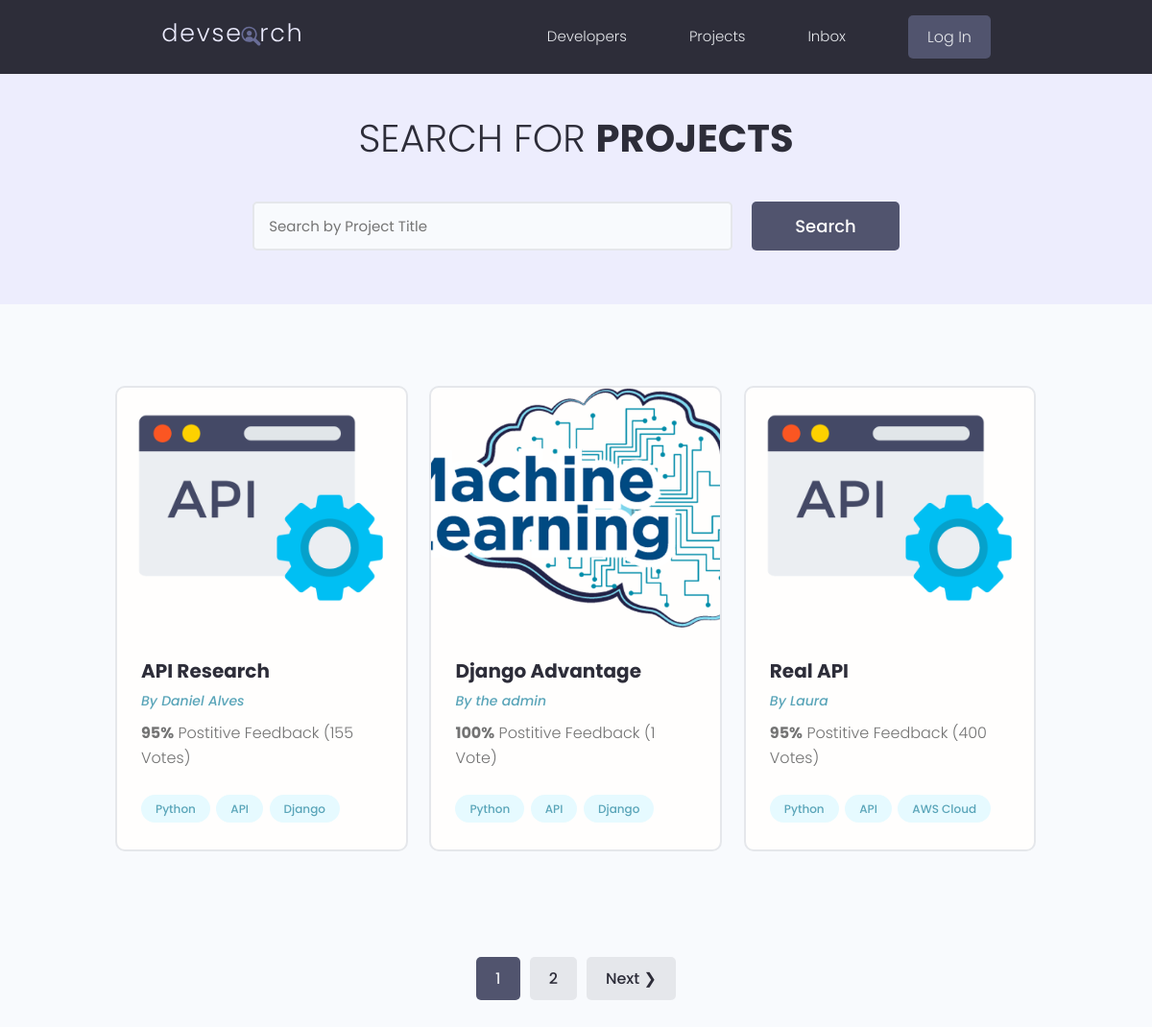
Page /projects/ on the earlier database version.
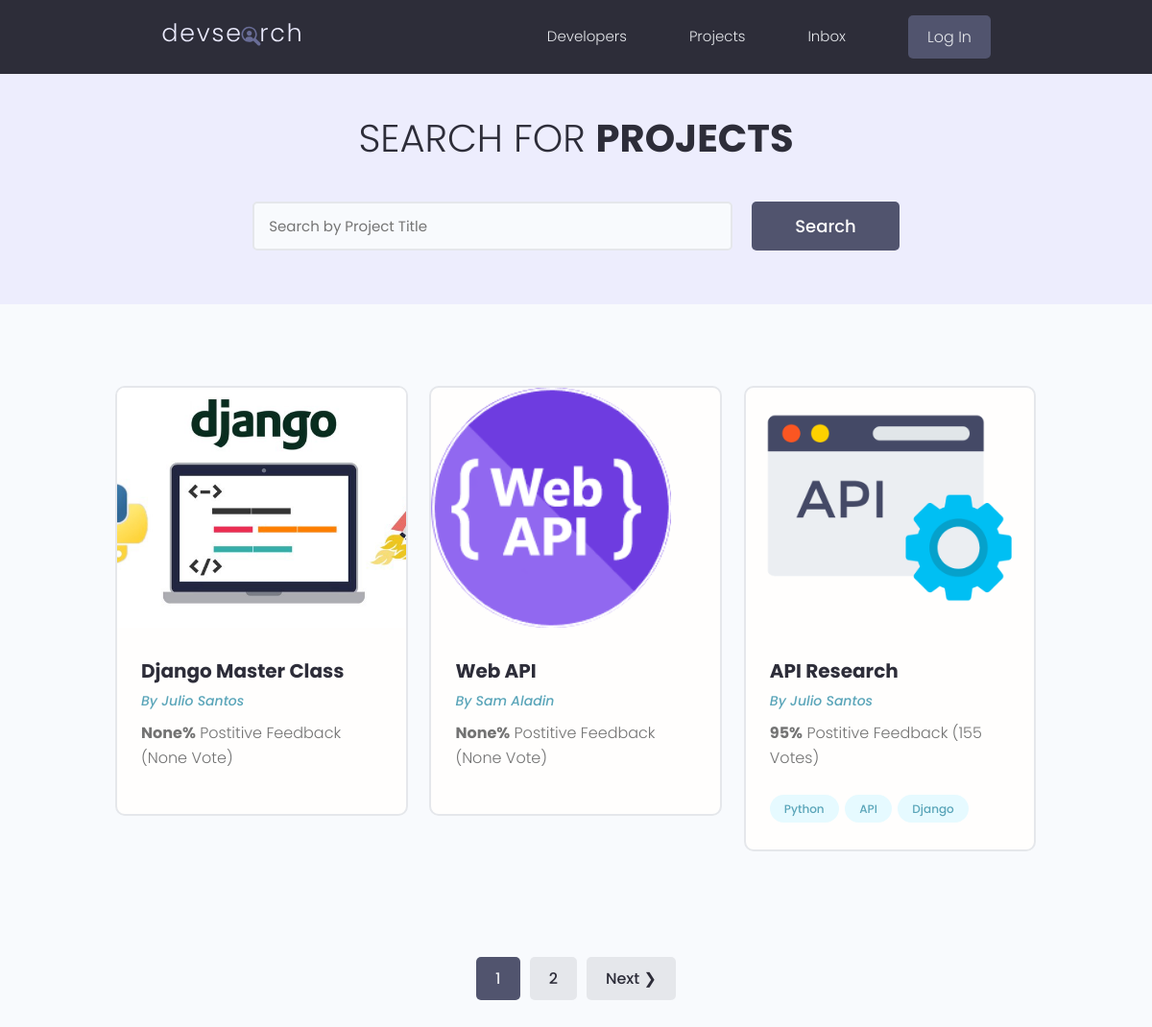
Same page on the later database version.
### projects/models.py (models this page shows, shortened)
class Project(models.Model):
    owner = models.ForeignKey(Profile, null=True, blank=True, on_delete=models.SET_NULL)
    title = models.CharField(max_length=200)
    description = models.TextField(null=True, blank=True)
    featured_image = models.ImageField(null=True, blank=True, default='default.img')
    demo_link = models.CharField(max_length=200, null=True, blank=True)
    source_link = models.CharField(max_length=2000, null=True, blank=True)
    tags = models.ManyToManyField('Tag', blank=True)
    vote_total = models.IntegerField(null=True, blank=True)
    vote_ratio = models.IntegerField(null=True, blank=True)
    created = models.DateTimeField(auto_now_add=True)
    id = models.UUIDField(default=uuid.uuid4, unique=True, primary_key=True, editable=False)
    class Meta:
        ordering = ['-created']

class Tag(models.Model):
    name = models.CharField(max_length=200)
    created = models.DateTimeField(auto_now_add=True)
    id = models.UUIDField(default=uuid.uuid4, unique=True, primary_key=True, editable=False)
    def __str__(self):
        return self.name

### users/models.py (models this page shows, shortened)
class Profile(models.Model):
    user = models.OneToOneField(User, on_delete=models.CASCADE, null=True, blank=True)
    name = models.CharField(max_length=200, blank=True, null=True)
    username = models.CharField(max_length=200, blank=True, null=True)
    email = models.EmailField(max_length=500, blank=True, null=True)
    short_intro = models.CharField(max_length=200, blank=True, null=True)
    bio = models.TextField(blank=True, null=True)
    location = models.CharField(max_length=200, blank=True, null=True)
    skills = models.ManyToManyField('Skill', blank=True)
    profile_image = models.ImageField(null=True, blank=True, upload_to='profiles/', default="profiles/user-default.png")
    social_github = models.CharField(max_length=200, blank=True, null=True)
    social_twitter = models.CharField(max_length=200, blank=True, null=True)
    social_linkedin = models.CharField(max_length=200, blank=True, null=True)
    social_youtube = models.CharField(max_length=200, blank=True, null=True)
    social_website = models.CharField(max_length=200, blank=True, null=True)
    created = models.DateTimeField(auto_now_add=True)
    id = models.UUIDField(default=uuid.uuid4, unique=True, primary_key=True, editable=False)

### projects/views.py (the view)
# urls.py: path('projects/', include('projects.urls')),
def projects(request):
    projects, search_query = search_projects(request)
    custom_range, projects = paginate_projects(request, projects, 3)
    context = {'projects': projects, 'search_query': search_query, 'custom_range': custom_range}
    return render(request, 'projects/projects.html', context)

### projects/utils.py (called while the page is built)
def search_projects(request):
    search_query = ''
    if request.GET.get('search_query'):
        search_query = request.GET.get('search_query')
    tags = Tag.objects.filter(name__icontains=search_query)
    projects = Project.objects.distinct().filter(Q(title__icontains=search_query) |
    Q(description__icontains=search_query) |
    Q(owner__name__icontains=search_query) |
    Q(tags__in=tags))
    return projects, search_query

def paginate_projects(request, projects, results):
    page = request.GET.get('page')
    paginator = Paginator(projects, results)
    try:
        projects = paginator.page(page)
    except PageNotAnInteger:
        page = 1
        projects = paginator.page(page)
    except EmptyPage:
        page = paginator.num_pages
        projects = paginator.page(page)
    left_index = (int(page) - 2)
    if left_index < 1:
        left_index = 1
    right_index = (int(page) + 2)
    if right_index > paginator.num_pages:
        right_index = paginator.num_pages + 1
    custom_range = range(left_index, right_index)
    return custom_range, projects

### projects/templates/projects/projects.html (shortened to what this page needs)
<!DOCTYPE html>
<html lang="en">
    <head>
    </head>
    <body>
        {% extends 'main.html' %}
        {% block content %}
        <main class="projects">
            <section class="hero-section text-center">
            <div class="container container--narrow">
                <div class="hero-section__box">
                <h2>Search for <span>Projects</span></h2>
                </div>
                <div class="hero-section__search">
                <form class="form" action="{% url 'projects' %}" method="get">
                    <div class="form__field">
                    <input class="input input--text" id="formInput#search" type="text" name="search_query"
                        value="{{ search_query}}" placeholder="Search by Project Title" />
                    </div>
                    <input class="btn btn--sub btn--lg" type="submit" value="Search" />
                </form>
                </div>
            </div>
            </section>
            <section class="projectsList">
            <div class="container">
                <div class="grid grid--three">
                {% for project in projects %}
                <div class="column">
                    <div class="card project ">
                    <a href="{% url 'project' project.id %}" class="project">
                        <img class="project__thumbnail" src="{{ project.featured_image.url }}" alt="project thumbnail" />
                        <div class="card__body">
                        <h3 class="project__title">{{project.title}}</h3>
                        <p><a class="project__author" href="{% url 'user-profile' project.owner.id %}">By {{project.owner.name}}</a></p>
                        <p class="project--rating">
                            <span style="font-weight: bold;">{{project.vote_ratio}}%</span>
                            Postitive Feedback ({{project.vote_total}} Vote{{project.vote_total|pluralize:'s'}})
                        </p>
                        <div class="project__tags">
                            {% for tag in project.tags.all %}
                            <span class="tag tag--pill tag--main">
                            <small>{{ tag }}</small>
                            </span>
                            {% endfor %}
                        </div>
                    </a>
                    </div>
                    </div>
                </div>
                {% endfor %}
            </section>
            {% include 'pagination.html' with queryset=projects custom_range=custom_range %}
        </main>
        {% endblock content %}

Differences in the rows shown:
no longer on this page (row edited): Project: featured_image (picture), title "Django Advantage", owner.name "the admin", vote_ratio "100", vote_total "1", Tag (name "Python"), Tag (name "API"), Tag (name "Django")
no longer on this page (row unchanged): Project: featured_image (picture), title "Real API", owner.name "Laura", vote_ratio "95", vote_total "400", Tag (name "Python"), Tag (name "API")
no longer on this page (row unchanged): Tag: name "AWS Cloud", shown under "Real API"
added Project: featured_image (picture), title "Django Master Class", owner.name "Julio Santos", vote_ratio "None", vote_total "None"
added Project: featured_image (picture), title "Web API", owner.name "Sam Aladin", vote_ratio "None", vote_total "None"
changed Project "API Research": owner.name "Daniel Alves" → "Julio Santos"
